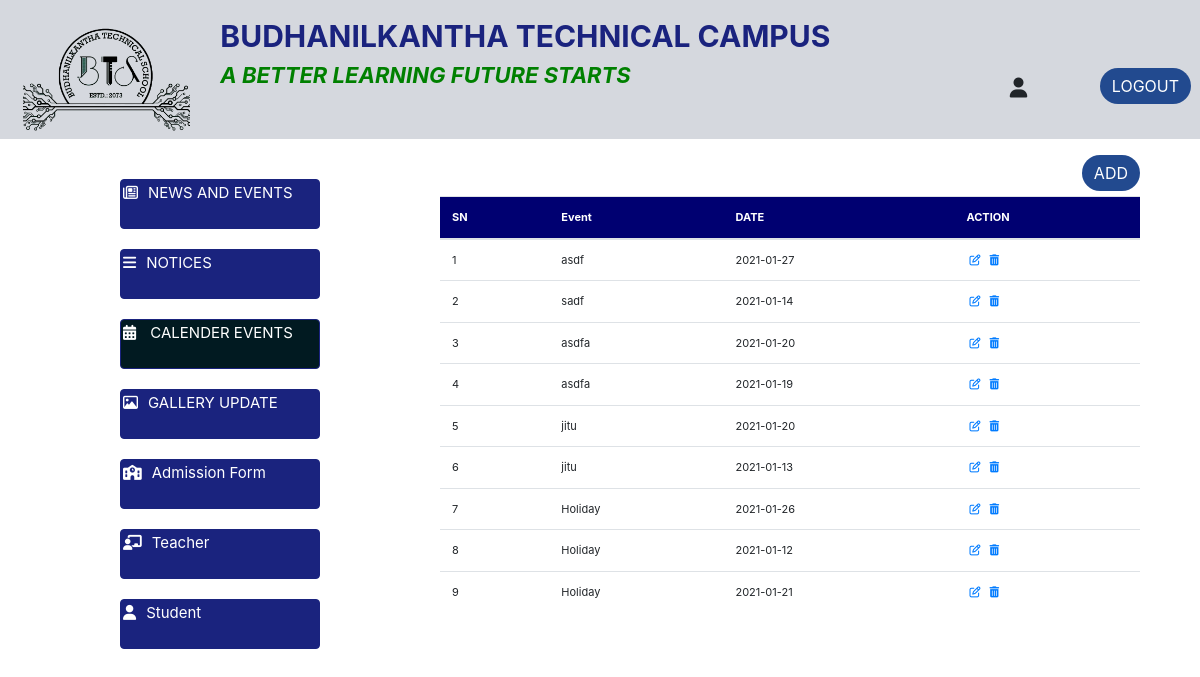
The page /admin/event_table.php on the database its author committed.
### tables this page shows
CREATE TABLE `calender` (
  `id` int(11) NOT NULL,
  `event` text NOT NULL,
  `date` date NOT NULL,
  `created_at` date DEFAULT NULL,
  `updated_at` date DEFAULT NULL
);

### admin/event_table.php (the view, shortened to what this page needs)
<?php
include('include/connection.php');
 $page=1;
 $limit = 15;
if (isset($_GET["page"])) {
                             $page  = $_GET["page"];
                          }
                    else{
                           $page=1;
                          }
$start_from = ($page-1) * $limit;
$sql="select *from calender order by id desc LIMIT $start_from, $limit ";
$result=mysqli_query($db,$sql);
$event='set';
if($page==1)
{
  $x=1;
}
else
{
$x=(($page-1)*$limit)+1;
}
?>
<!DOCTYPE html>
<html>
<head>
    <link rel="stylesheet" href="path/to/font-awesome/css/font-awesome.min.css">
    <link rel="stylesheet" type="text/css" href="frontpage/css/bootstrap.min.css" />
    <link rel="stylesheet" type="text/css" href="frontpage/css/font-awesome.min.css" />
    <link rel="stylesheet" href="../frontpage/css/style.css" />
    <link rel="stylesheet" href="https://stackpath.bootstrapcdn.com/bootstrap/4.5.2/css/bootstrap.min.css">
    <link rel="stylesheet" type="text/css" href="landing.css">
</head>
<body>
    <?php
        include('include/topbar.php');
   ?>
    <div class="container">
        <div class="row">
            <?php
         include('include/sidebar.php');
     ?>
            <div class="col-lg-8 col-md-8 col-sm-12">
                <div class="container">
                    <a  href="events.php?type=insert" class="btn btn-primary mt-3 " style="background-color: #224a8f; border: none; border-radius: 20px; margin-bottom: 5px; margin-top:5px;float: right;">ADD</a>
                            <table class="table">
                                <thead class="blue " >
                                    <tr >
                                        <TH>SN</TH>
                                        <th>Event</th>
                                        <th>DATE</th>
                                        <th>ACTION</th>
                                    </tr>
                                </thead>
                                <?php
                                 while($calender=mysqli_fetch_array($result))
                             {
                                 ?>
                                <tr>
                                   <td><?php echo htmlentities($x); ?></td>
                                    <td><?php echo  htmlentities($calender['event']);?></td>
                                    <td> <?php echo htmlentities($calender['date']); ?> </td>
                                    <td>
                                        <a href="events.php?type=edit&&id=<?php echo $calender['id']; ?>"><i class="fa fa-edit"> </i></a>
                                        <a href="delete.php?id=<?php echo $calender['id']; ?>&&type=calender"><i class="fa fa-trash"> </i></a>
                                    </td>
                                </tr>
                              <?php
                              $x++;
                            }
                              ?>
                            </table>
                        </div>
                    </div>
                </div>
            </div>
</body>
</body>
</html>

### admin/include/topbar.php
<div class="container-fluid">
      <div class="row top-banner p-2">
        <div class="col-lg-2 col-md-2 col-12">
           <div class="logo">
                <img src="../admin/frontpage/images/logo.jpg" style="margin-top: 20px;" alt="Not Available!" />
              </div>
        </div>
                <div class="col-lg-8 col-md-8 col-12">
                   <div class="top-title">
                <h1>BUDHANILKANTHA TECHNICAL CAMPUS</h1>
              </div>
              <div class="top-subtitle">
                <h5>A BETTER LEARNING FUTURE STARTS</h5>
              </div>
                </div>
                        <div class="col-lg-2 col-md-2 col-12">
                          <div class="row" style="margin-top: 60px; margin-right: 2px;">
                            <div class="col-6"><h5><i style="margin-right: 5px; margin-top: 10px;" class="fa fa-user" aria-hidden="true"></i><?php echo $_SESSION['username']; ?></h5></div>
                            <div class="col-6">
                              <a href="logout.php"> <button type="submit" class="btn btn-primary" style="background-color: #224a8f; border: none; float: left; border-radius: 20px;">LOGOUT</button></a>
                            </div>
                          </div>
                        </div>
      </div>
    </div>

### admin/include/sidebar.php (shortened to what this page needs)
<div class="col-lg-4 col-md-4 col-sm-12">
    <div class="container sidebar">
      <div class="row">
        <ul  id="accsidebar">
             <li class="btn <?php if(isset($news_and_event)){echo "active";} ?>"><a href="news and events_table.php" class="active"><i class="fa fa-newspaper-o" ></i>NEWS AND EVENTS</a></li>
          <li class="btn <?php if(isset($notice)){echo "active";} ?>"><a href="notice_table.php"><i class="fa fa-bars" ></i>NOTICES</a></li>
         <li class="btn <?php if(isset($event)){echo "active";} ?>"><a href="event_table.php"><i class="fa fa-calendar"  ></i> CALENDER EVENTS</a></li>
          <li class="btn <?php if(isset($gallery)){echo "active";} ?>"><a href="gallery_table.php"><i class="fa fa-picture-o"  ></i>GALLERY UPDATE</a></li>
          <li class="btn <?php if(isset($admission)){echo "active";} ?>"><a href="admission_table.php"><i class="fa fa-school" ></i>Admission Form</a></li>
           <li class="btn <?php if(isset($teacher)){echo "active";} ?>"><a href="teacher_table.php"><i class="fas fa-chalkboard-teacher"></i>Teacher</a></li>
            <li class="btn <?php if(isset($students)){echo "active";} ?>"><a href="student_table.php"><i class="fa fa-user"  ></i>Student</a></li>
        </ul>
      </div>
    </div>
  </div>

### frontpage/css/style.css (style rules this page uses)
* { padding: 0; margin: 0; }
body { overflow-x: hidden; background-color: #d5d8de; }
.top-banner { background-color:#d5d8de; }
.top-banner img { width: 100%; }
.top-subtitle h5 { font-style: italic; font-weight: bold; color: green; font-size: 22px; }
.sidebar { margin-top: 30px; }
.sidebar ul li { list-style: none; padding: 2px; width: 200px; height: 50px; border: 1px solid #1a237e; background-color: #1a237e; margin:10px; transition: background-color 0.5s; }
.sidebar ul { float: left; text-align: center; }
.sidebar ul li a { font-size: 15px; color: white; float: left; text-decoration: none; }
.sidebar ul li.active { background-color: #011a21; }
.sidebar ul li a i { margin-right: 10px; }

### admin/landing.css (style rules this page uses)
.top-banner { background-color: #d5d8de; }
.top-banner img { width: 100%; }
.top-title h1 { margin-top: 10px; font-size: 30px; font-weight: bolder; color: #1a237e; }
.top-subtitle h5 { font-style: italic; font-weight: bold; color: green; font-size: 22px; }
.sidebar { margin-top: 30px; }
.sidebar ul li { list-style: none; padding: 2px; width: 200px; height: 50px; border: 1px solid #1a237e; background-color: #1a237e; margin:10px; transition: background-color 0.5s; }
.sidebar ul { float: left; text-align: center; }
.sidebar ul li a { font-size: 15px; color: white; float: left; text-decoration: none; }
.sidebar ul li a i { margin-right: 10px; }
.blue th { font-size: 11px; }
.table td { font-size: 11px; }
.table td a { font-size: 11px; padding-left: 3px; padding-right: 3px; padding-top: 3px; padding-bottom: 3px; }

### admin/event_table.php (style rules this page uses)
.blue { background-color:#000071; color: white; }

### admin/include/sidebar.php (style rules this page uses)
.top-banner { background-color: #d5d8de; }
.top-banner img { width: 100%; }
.top-title h1 { margin-top: 10px; font-size: 30px; font-weight: bolder; color: #1a237e; }
.top-subtitle h5 { font-style: italic; font-weight: bold; color: green; font-size: 22px; }
.sidebar { margin-top: 30px; }
.sidebar ul li { list-style: none; padding: 2px; width: 200px; height: 50px; border: 1px solid #1a237e; background-color: #1a237e; margin:10px; transition: background-color 0.5s; }
.sidebar ul { float: left; text-align: center; }
.sidebar ul li a { font-size: 15px; color: white; float: left; text-decoration: none; }
.sidebar ul li.active { background-color: #011a21; }
.sidebar ul li a i { margin-right: 10px; }

### rows shown on the page
calender: event "asdf", date "2021-01-27"
calender: event "sadf", date "2021-01-14"
calender: event "asdfa", date "2021-01-20"
calender: event "asdfa", date "2021-01-19"
calender: event "jitu", date "2021-01-20"
calender: event "jitu", date "2021-01-13"
calender: event "Holiday", date "2021-01-26"
calender: event "Holiday", date "2021-01-12"
calender: event "Holiday", date "2021-01-21"
